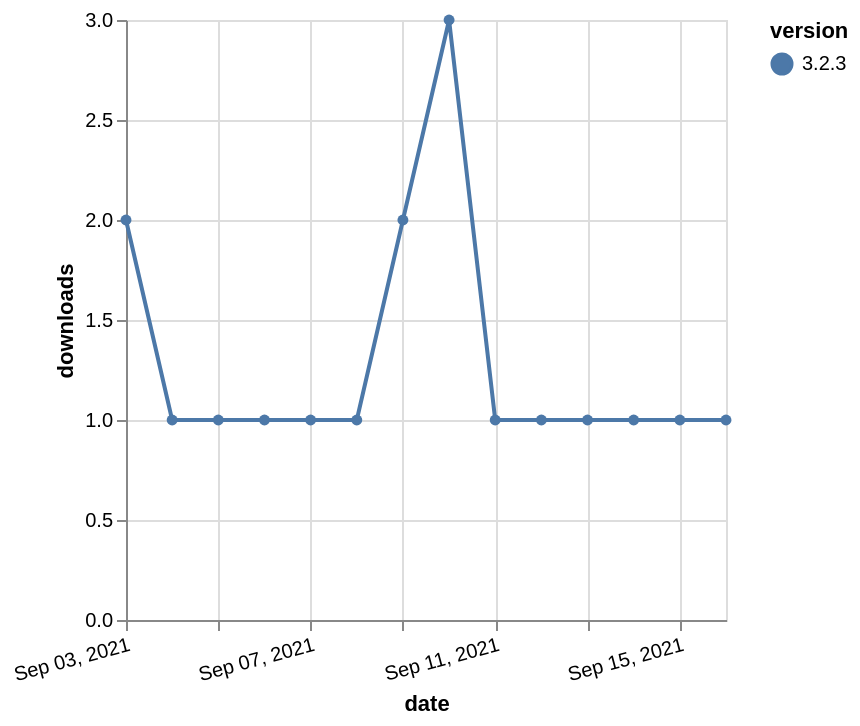

Describe this chart as a Vega-Lite specification.
### Vega-Lite specification from a JSON file in a GitHub repository (floating-point values rounded to 4 significant figures)
{"$schema": "https://vega.github.io/schema/vega-lite/v5.json", "description": "A simple bar chart with embedded data.", "data": {"values": [{"date": "2021-09-03", "total": 514, "delta": 2, "version": "3.2.3"}, {"date": "2021-09-04", "total": 515, "delta": 1, "version": "3.2.3"}, {"date": "2021-09-05", "total": 516, "delta": 1, "version": "3.2.3"}, {"date": "2021-09-06", "total": 517, "delta": 1, "version": "3.2.3"}, {"date": "2021-09-07", "total": 518, "delta": 1, "version": "3.2.3"}, {"date": "2021-09-08", "total": 519, "delta": 1, "version": "3.2.3"}, {"date": "2021-09-09", "total": 521, "delta": 2, "version": "3.2.3"}, {"date": "2021-09-10", "total": 524, "delta": 3, "version": "3.2.3"}, {"date": "2021-09-11", "total": 525, "delta": 1, "version": "3.2.3"}, {"date": "2021-09-12", "total": 526, "delta": 1, "version": "3.2.3"}, {"date": "2021-09-13", "total": 527, "delta": 1, "version": "3.2.3"}, {"date": "2021-09-14", "total": 528, "delta": 1, "version": "3.2.3"}, {"date": "2021-09-15", "total": 529, "delta": 1, "version": "3.2.3"}, {"date": "2021-09-16", "total": 530, "delta": 1, "version": "3.2.3"}]}, "width": "container", "mark": {"type": "line", "point": {"filled": true}}, "encoding": {"x": {"field": "date", "type": "temporal", "timeUnit": "yearmonthdate", "title": "date", "axis": {"labelAngle": -15}}, "y": {"field": "delta", "type": "quantitative", "title": "downloads"}, "color": {"field": "version", "type": "nominal"}, "tooltip": {"field": "delta"}}}
